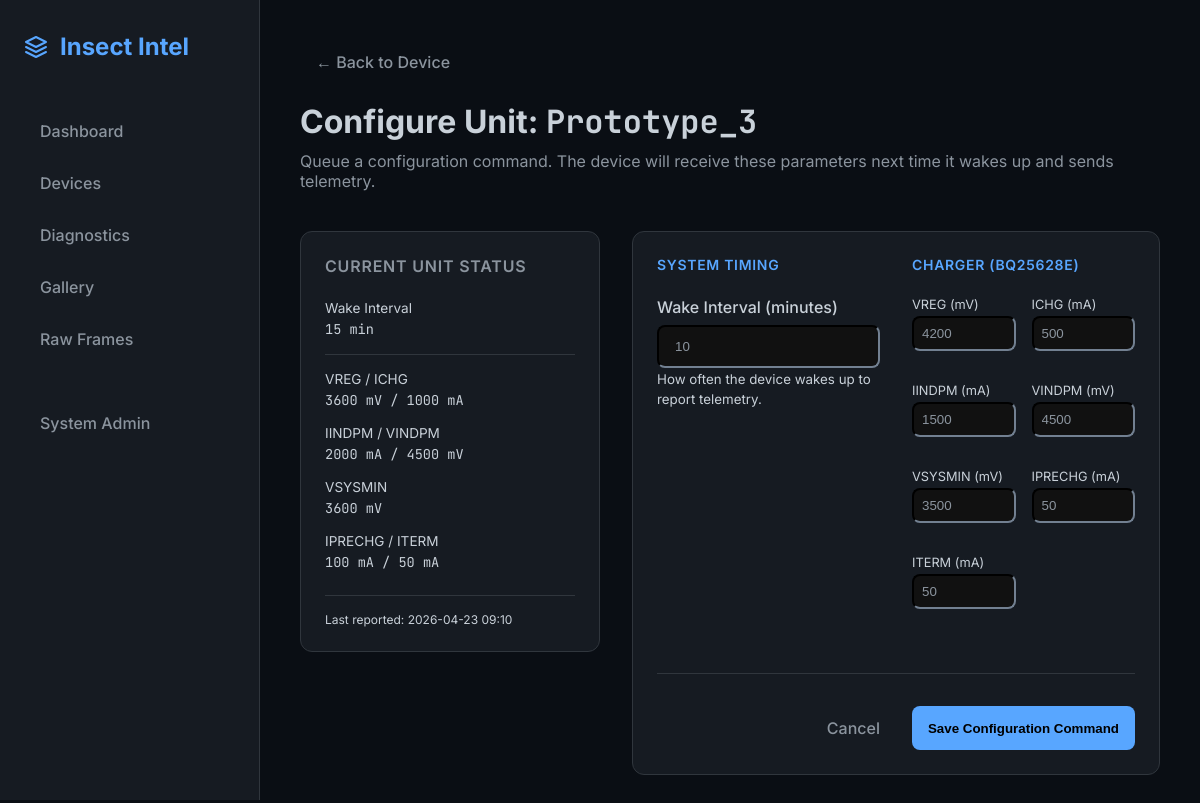
Screenshot of /devices/Prototype_3/configure/ with the database file from the repository.
### insect_intel_server/models.py (models this page shows, shortened)
class DeviceDiagnostic(models.Model):
    device_id = models.CharField(max_length=50)
    received_at = models.DateTimeField(auto_now_add=True)
    device_timestamp = models.DateTimeField(null=True, blank=True)
    raw_payload = models.JSONField(blank=True, null=True)
    soc = models.IntegerField(null=True, blank=True)
    soh = models.IntegerField(null=True, blank=True)
    cycles = models.IntegerField(null=True, blank=True)
    lowbattery = models.BooleanField(default=False)
    vbat = models.IntegerField(null=True, blank=True)
    ibat = models.IntegerField(null=True, blank=True)
    vchg = models.IntegerField(null=True, blank=True)
    vsys = models.IntegerField(null=True, blank=True)
    ichg = models.IntegerField(null=True, blank=True)
    avgi = models.IntegerField(null=True, blank=True)
    avgpwr = models.IntegerField(null=True, blank=True)
    gtmp = models.IntegerField(null=True, blank=True) # °C
    ctmp = models.IntegerField(null=True, blank=True) # °C
    btmp = models.IntegerField(null=True, blank=True) # dC (tenths of °C)
    state = models.CharField(max_length=50, null=True, blank=True)
    wake = models.CharField(max_length=50, null=True, blank=True)
    adapter = models.BooleanField(default=False)
    lte_stat = models.IntegerField(null=True, blank=True) # 1=LTE, 0=WiFi
    lte_sig = models.IntegerField(null=True, blank=True)  # dBm
    sim_pres = models.BooleanField(default=False)
    sim_num = models.CharField(max_length=50, null=True, blank=True)
    net = models.CharField(max_length=50, null=True, blank=True)
    wifi_stat = models.IntegerField(null=True, blank=True)
    last_comm_epoch = models.BigIntegerField(null=True, blank=True)
    sd_pres = models.BooleanField(default=False)
    sd_free = models.IntegerField(null=True, blank=True) # MB
    lte_sent = models.IntegerField(null=True, blank=True)
    cam_res = models.CharField(max_length=20, null=True, blank=True)
    cfg_wake_interval = models.IntegerField(null=True, blank=True)
    cfg_vreg = models.IntegerField(null=True, blank=True)
    cfg_ichg = models.IntegerField(null=True, blank=True)
    cfg_iindpm = models.IntegerField(null=True, blank=True)
    cfg_vindpm = models.IntegerField(null=True, blank=True)
    cfg_vsysmin = models.IntegerField(null=True, blank=True)
    cfg_iprechg = models.IntegerField(null=True, blank=True)
    cfg_iterm = models.IntegerField(null=True, blank=True)
    safety = models.CharField(max_length=20, null=True, blank=True)
    battstat = models.CharField(max_length=20, null=True, blank=True)
    chgflags = models.CharField(max_length=20, null=True, blank=True)
    faultflags = models.CharField(max_length=20, null=True, blank=True)
    chgstat = models.CharField(max_length=20, null=True, blank=True)

### insect_intel_server/views.py (the view, shortened to what this page needs)
def device_configure_view(request, device_id):
    latest_cmd = DeviceCommand.objects.filter(device_id=device_id, command_type='CONFIG').order_by('-created_at').first()
    latest_diag = DeviceDiagnostic.objects.filter(device_id=device_id).order_by('-received_at').first()
    context = {
        'device_id': device_id,
        'config': latest_cmd.payload if latest_cmd else {},
        'current': latest_diag
    }
    return render(request, 'device_configure.html', context)

### insect_intel_server/templates/device_configure.html (shortened to what this page needs)
{% extends 'base.html' %}
{% block content %}
<div class="page-header animate-in">
    <a href="{% url 'device_detail' device_id %}" class="nav-link" style="width: auto; margin-bottom: 1rem;">&larr; Back to Device</a>
    <h1 class="page-title">Configure Unit: <span class="mono">{{ device_id }}</span></h1>
    <p class="page-subtitle">Queue a configuration command. The device will receive these parameters next time it wakes up and sends telemetry.</p>
</div>
<div class="animate-in" style="animation-delay: 0.1s; display: grid; grid-template-columns: 300px 1fr; gap: 2rem; align-items: start;">
    <div class="card" style="padding: 1.5rem;">
        <h3 class="card-title" style="margin-bottom: 1.5rem; font-size: 1rem;">Current Unit Status</h3>
        <div style="font-size: 0.85rem; display: flex; flex-direction: column; gap: 1rem;">
            <div>
                <div class="text-muted" style="margin-bottom: 0.25rem;">Wake Interval</div>
                <div class="mono">{{ current.cfg_wake_interval|default:"-" }} min</div>
            </div>
            <div style="height: 1px; background: var(--border);"></div>
            <div>
                <div class="text-muted" style="margin-bottom: 0.25rem;">VREG / ICHG</div>
                <div class="mono">{{ current.cfg_vreg|default:"-" }} mV / {{ current.cfg_ichg|default:"-" }} mA</div>
            </div>
            <div>
                <div class="text-muted" style="margin-bottom: 0.25rem;">IINDPM / VINDPM</div>
                <div class="mono">{{ current.cfg_iindpm|default:"-" }} mA / {{ current.cfg_vindpm|default:"-" }} mV</div>
            </div>
            <div>
                <div class="text-muted" style="margin-bottom: 0.25rem;">VSYSMIN</div>
                <div class="mono">{{ current.cfg_vsysmin|default:"-" }} mV</div>
            </div>
            <div>
                <div class="text-muted" style="margin-bottom: 0.25rem;">IPRECHG / ITERM</div>
                <div class="mono">{{ current.cfg_iprechg|default:"-" }} mA / {{ current.cfg_iterm|default:"-" }} mA</div>
            </div>
            <div style="height: 1px; background: var(--border); margin-top: 0.5rem;"></div>
            <div class="text-muted" style="font-size: 0.75rem;">
                Last reported: {{ current.received_at|date:"Y-m-d H:i" }}
            </div>
        </div>
    </div>
    <form method="POST" class="card" style="margin: 0;">
        <div style="display: grid; grid-template-columns: 1fr 1fr; gap: 2rem;">
            <div>
                <h3 class="card-title" style="margin-bottom: 1.5rem; color: var(--primary);">System Timing</h3>
                <div style="margin-bottom: 1.5rem;">
                    <label style="display: block; margin-bottom: 0.5rem; font-weight: 500;">Wake Interval (minutes)</label>
                    <input type="number" name="wake_interval_minutes" value="{{ config.wake_interval_minutes|default:10 }}" class="nav-link" style="width: 100%; background: #111; border-color: var(--border); cursor: text;">
                    <small class="text-muted">How often the device wakes up to report telemetry.</small>
                </div>
            </div>
            <div>
                <h3 class="card-title" style="margin-bottom: 1.5rem; color: var(--primary);">Charger (BQ25628E)</h3>
                <div style="display: grid; grid-template-columns: 1fr 1fr; gap: 1rem;">
                    <div style="margin-bottom: 1rem;">
                        <label style="display: block; margin-bottom: 0.25rem; font-size: 0.8rem;">VREG (mV)</label>
                        <input type="number" name="vreg_mV" value="{{ config.vreg_mV|default:4200 }}" class="nav-link" style="width: 100%; background: #111; border-color: var(--border); cursor: text; padding: 0.5rem;">
                    </div>
                    <div style="margin-bottom: 1rem;">
                        <label style="display: block; margin-bottom: 0.25rem; font-size: 0.8rem;">ICHG (mA)</label>
                        <input type="number" name="ichg_mA" value="{{ config.ichg_mA|default:500 }}" class="nav-link" style="width: 100%; background: #111; border-color: var(--border); cursor: text; padding: 0.5rem;">
                    </div>
                    <div style="margin-bottom: 1rem;">
                        <label style="display: block; margin-bottom: 0.25rem; font-size: 0.8rem;">IINDPM (mA)</label>
                        <input type="number" name="iindpm_mA" value="{{ config.iindpm_mA|default:1500 }}" class="nav-link" style="width: 100%; background: #111; border-color: var(--border); cursor: text; padding: 0.5rem;">
                    </div>
                    <div style="margin-bottom: 1rem;">
                        <label style="display: block; margin-bottom: 0.25rem; font-size: 0.8rem;">VINDPM (mV)</label>
                        <input type="number" name="vindpm_mV" value="{{ config.vindpm_mV|default:4500 }}" class="nav-link" style="width: 100%; background: #111; border-color: var(--border); cursor: text; padding: 0.5rem;">
                    </div>
                    <div style="margin-bottom: 1rem;">
                        <label style="display: block; margin-bottom: 0.25rem; font-size: 0.8rem;">VSYSMIN (mV)</label>
                        <input type="number" name="vsysmin_mV" value="{{ config.vsysmin_mV|default:3500 }}" class="nav-link" style="width: 100%; background: #111; border-color: var(--border); cursor: text; padding: 0.5rem;">
                    </div>
                    <div style="margin-bottom: 1rem;">
                        <label style="display: block; margin-bottom: 0.25rem; font-size: 0.8rem;">IPRECHG (mA)</label>
                        <input type="number" name="iprechg_mA" value="{{ config.iprechg_mA|default:50 }}" class="nav-link" style="width: 100%; background: #111; border-color: var(--border); cursor: text; padding: 0.5rem;">
                    </div>
                    <div style="margin-bottom: 1rem;">
                        <label style="display: block; margin-bottom: 0.25rem; font-size: 0.8rem;">ITERM (mA)</label>
                        <input type="number" name="iterm_mA" value="{{ config.iterm_mA|default:50 }}" class="nav-link" style="width: 100%; background: #111; border-color: var(--border); cursor: text; padding: 0.5rem;">
                    </div>
                </div>
            </div>
        </div>
        <div style="margin-top: 3rem; padding-top: 2rem; border-top: 1px solid var(--border); display: flex; justify-content: flex-end; gap: 1rem;">
            <a href="{% url 'device_detail' device_id %}" class="nav-link" style="width: auto; background: transparent;">Cancel</a>
            <button type="submit" class="nav-link" style="width: auto; background: var(--primary); color: #000; font-weight: 600; border: none;">Save Configuration Command</button>
        </div>
    </form>
</div>
{% endblock %}

### rows the page displays
DeviceDiagnostic: device "Prototype_3", cfg_wake_interval "15", cfg_vreg "3600", cfg_ichg "1000", cfg_iindpm "2000", cfg_vindpm "4500", cfg_vsysmin "3600", cfg_iprechg "100", cfg_iterm "50", received_at "2026-04-23 09:10"
